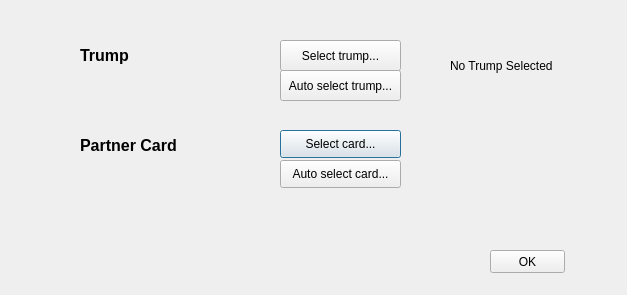
<?xml version="1.0" encoding="UTF-8"?>
<ui version="4.0">
 <class>TrumpDialog</class>
 <widget class="QDialog" name="TrumpDialog">
  <property name="geometry">
   <rect>
    <x>0</x>
    <y>0</y>
    <width>627</width>
    <height>295</height>
   </rect>
  </property>
  <property name="windowTitle">
   <string>Trump Dialog</string>
  </property>
  <widget class="QLabel" name="trumpCategoryLabel">
   <property name="geometry">
    <rect>
     <x>80</x>
     <y>40</y>
     <width>121</width>
     <height>31</height>
    </rect>
   </property>
   <property name="font">
    <font>
     <pointsize>12</pointsize>
     <weight>75</weight>
     <bold>true</bold>
    </font>
   </property>
   <property name="text">
    <string>Trump</string>
   </property>
  </widget>
  <widget class="QPushButton" name="selectCardButton">
   <property name="geometry">
    <rect>
     <x>280</x>
     <y>130</y>
     <width>121</width>
     <height>28</height>
    </rect>
   </property>
   <property name="text">
    <string>Select card...</string>
   </property>
  </widget>
  <widget class="QLabel" name="partnerCardCategoryLabel">
   <property name="geometry">
    <rect>
     <x>80</x>
     <y>130</y>
     <width>131</width>
     <height>31</height>
    </rect>
   </property>
   <property name="font">
    <font>
     <pointsize>12</pointsize>
     <weight>75</weight>
     <bold>true</bold>
    </font>
   </property>
   <property name="text">
    <string>Partner Card</string>
   </property>
  </widget>
  <widget class="QPushButton" name="selectTrumpButton">
   <property name="geometry">
    <rect>
     <x>280</x>
     <y>40</y>
     <width>121</width>
     <height>31</height>
    </rect>
   </property>
   <property name="text">
    <string>Select trump...</string>
   </property>
  </widget>
  <widget class="QLabel" name="selectTrumpLabel">
   <property name="geometry">
    <rect>
     <x>450</x>
     <y>40</y>
     <width>121</width>
     <height>51</height>
    </rect>
   </property>
   <property name="text">
    <string>No Trump Selected</string>
   </property>
  </widget>
  <widget class="QPushButton" name="okButton">
   <property name="geometry">
    <rect>
     <x>490</x>
     <y>250</y>
     <width>75</width>
     <height>23</height>
    </rect>
   </property>
   <property name="text">
    <string>OK</string>
   </property>
  </widget>
  <widget class="QPushButton" name="autoSelectTrumpButton">
   <property name="geometry">
    <rect>
     <x>280</x>
     <y>70</y>
     <width>121</width>
     <height>31</height>
    </rect>
   </property>
   <property name="text">
    <string>Auto select trump...</string>
   </property>
  </widget>
  <widget class="QPushButton" name="autoSelectCardButton">
   <property name="geometry">
    <rect>
     <x>280</x>
     <y>160</y>
     <width>121</width>
     <height>28</height>
    </rect>
   </property>
   <property name="text">
    <string>Auto select card...</string>
   </property>
  </widget>
 </widget>
 <resources/>
 <connections/>
</ui>
